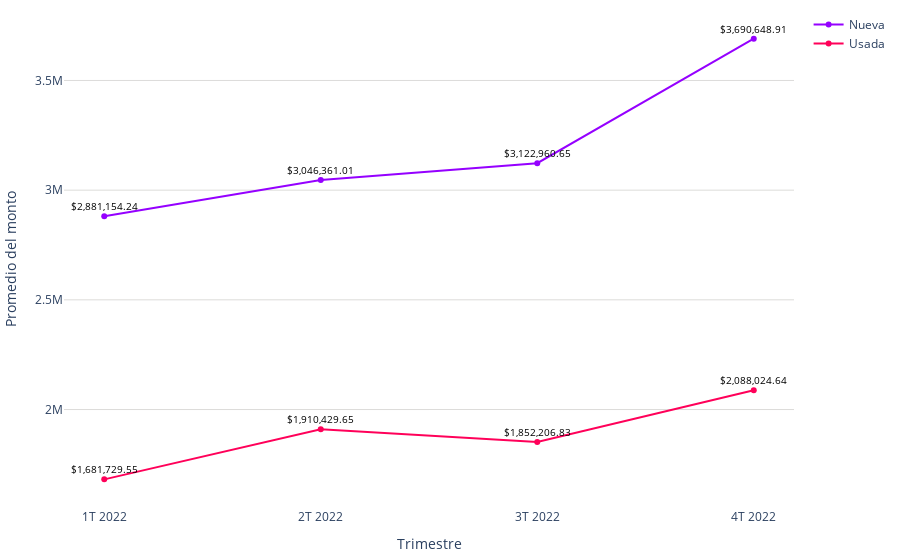

Notebook code cell kept with this figure:
### Code cell
# Datos
trimestres = promedio_monto_por_modalidad_mes['trimestre']
modalidades = promedio_monto_por_modalidad_mes['modalidad']
promedios = promedio_monto_por_modalidad_mes['promedio']

# Limpiar las cadenas de promedio y convertirlas a números
promedios_limpios = [float(promedio.replace(',', '')) for promedio in promedios]

colors = ['#9500ff', '#ff0059']
fig = go.Figure()

# Agregar líneas para cada modalidad
for i, modalidad in enumerate(modalidades.unique()):
    df_modalidad = promedio_monto_por_modalidad_mes[promedio_monto_por_modalidad_mes['modalidad'] == modalidad]
    fig.add_trace(go.Scatter(
        x=df_modalidad['trimestre'],
        y=df_modalidad['promedio'].apply(lambda x: float(x.replace(',', ''))),  # Usar los promedios limpios
        mode='markers+lines',
        name=modalidad,
        line=dict(color=colors[i % len(colors)])  # Asignar colores a las líneas
    ))

fig.update_layout(
    #title='Promedio de valor de créditos para viviendas nuevas y usadas (2023)',
    xaxis=dict(title='Trimestre'),
    yaxis=dict(title='Promedio del monto', gridcolor='#dddcda'),
    margin=dict(l=10, r=10, t=10, b=10),  # Ajusta los márgenes (left, right, top, bottom)
    plot_bgcolor='rgba(0,0,0,0)',  # Color de fondo del gráfico
)

# Agregar etiquetas de texto a los puntos con símbolo de dólar
for trace in fig.data:
    df_modalidad = promedio_monto_por_modalidad_mes[promedio_monto_por_modalidad_mes['modalidad'] == trace.name]
    for i, point in enumerate(trace.y):
        # Formatear el promedio con símbolo de dólar
        promedio_con_dolar = f'${df_modalidad.iloc[i]["promedio"]}'
        fig.add_annotation(
            x=trace.x[i],
            y=point,
            text=promedio_con_dolar,
            showarrow=False,
            font=dict(color='black', size=10),
            yshift=10
        )

# Exportar gráfica como archivo HTML
def guardar_grafico_como_html(fig, nombre_archivo, carpeta='assets\graficas'):
    # Crear la carpeta si no existe
    if not os.path.exists(carpeta):
        os.makedirs(carpeta)
    config = {
        'displaylogo': False,  # Ocultar el logo de Plotly
        'modeBarButtonsToRemove': [
            'toImage',       # Botón para guardar como imagen
            'select2d',      # Box select
            'lasso2d',       # Lasso select
            'resetScale2d',  # Reset Axes
        ]
    }
    # Gráfica como archivo HTML en la carpeta especificada
    pio.write_html(fig, f'{carpeta}/{nombre_archivo}.html', config=config)


guardar_grafico_como_html(fig, 'g_scatt_creditos_nuevausada_2022', carpeta='assets\graficas')
fig.show()

### Figure 1 — Plotly figure (JSON) as saved in the notebook; plotly's stock layout.template omitted (floating-point values rounded to 4 significant figures)
{"data": [{"line": {"color": "#9500ff"}, "mode": "markers+lines", "name": "Nueva", "type": "scatter", "x": ["1T 2022", "2T 2022", "3T 2022", "4T 2022"], "y": [2881000.0, 3046000.0, 3123000.0, 3691000.0]}, {"line": {"color": "#ff0059"}, "mode": "markers+lines", "name": "Usada", "type": "scatter", "x": ["1T 2022", "2T 2022", "3T 2022", "4T 2022"], "y": [1682000.0, 1910000.0, 1852000.0, 2088000.0]}], "layout": {"annotations": [{"font": {"color": "black", "size": 10}, "showarrow": false, "text": "$2,881,154.24", "x": "1T 2022", "y": 2881000.0, "yshift": 10}, {"font": {"color": "black", "size": 10}, "showarrow": false, "text": "$3,046,361.01", "x": "2T 2022", "y": 3046000.0, "yshift": 10}, {"font": {"color": "black", "size": 10}, "showarrow": false, "text": "$3,122,960.65", "x": "3T 2022", "y": 3123000.0, "yshift": 10}, {"font": {"color": "black", "size": 10}, "showarrow": false, "text": "$3,690,648.91", "x": "4T 2022", "y": 3691000.0, "yshift": 10}, {"font": {"color": "black", "size": 10}, "showarrow": false, "text": "$1,681,729.55", "x": "1T 2022", "y": 1682000.0, "yshift": 10}, {"font": {"color": "black", "size": 10}, "showarrow": false, "text": "$1,910,429.65", "x": "2T 2022", "y": 1910000.0, "yshift": 10}, {"font": {"color": "black", "size": 10}, "showarrow": false, "text": "$1,852,206.83", "x": "3T 2022", "y": 1852000.0, "yshift": 10}, {"font": {"color": "black", "size": 10}, "showarrow": false, "text": "$2,088,024.64", "x": "4T 2022", "y": 2088000.0, "yshift": 10}], "margin": {"b": 10, "l": 10, "r": 10, "t": 10}, "plot_bgcolor": "rgba(0,0,0,0)", "xaxis": {"title": {"text": "Trimestre"}}, "yaxis": {"gridcolor": "#dddcda", "title": {"text": "Promedio del monto"}}}}
